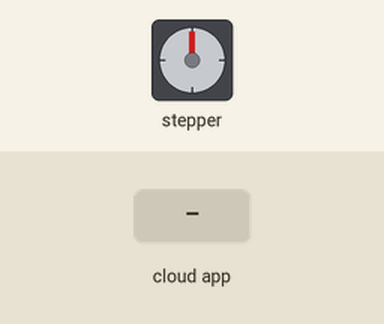
A sketch run on a simulated Arduino Uno, built with avr-gcc and run on an emulated ATmega328P. Parts: stepper motor. Wiring (inferred from the names in the program): stepper motor driver (200 steps per turn assumed): step pin 9; direction pin 8. Inputs (shaded band) come from the test bench. The ROS host is connected and sends only what is stated.

Above: at 1.2 s.
1.3 s: the phone or cloud app sets motor to 45
At 2.5 s:
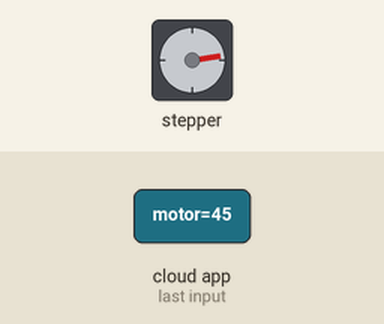
2.8 s: the phone or cloud app sets motor to 90
At 4.0 s:
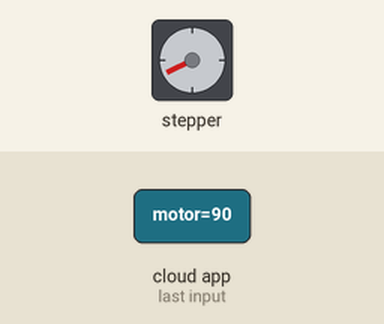
4.3 s: the phone or cloud app sets motor to 180
At 5.1 s:
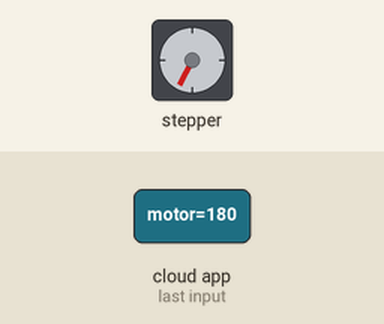
5.9 s: the phone or cloud app sets motor to 45
At 7.3 s:
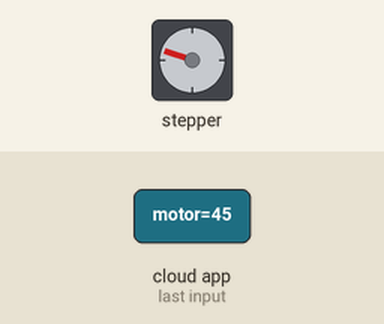
Timing chart, 0 to 8.4 s (numbered marks = the images above; inputs shaded):
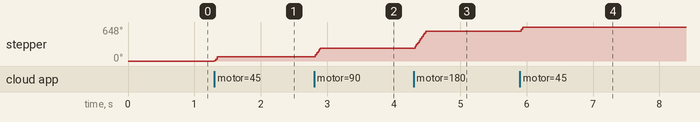

The sketch:

step.ino
```cpp
// defines pins numbers
const int stepPin = 9;
const int dirPin = 8;
#include <ros.h>

#include <SoftwareSerial.h>
#include <std_msgs/Int32.h>

ros::NodeHandle nh;

void servoC(const std_msgs::Int32& cmd_msg){

    digitalWrite(dirPin,HIGH); // Enables the motor to move in a particular direction
  // Makes 200 pulses for making one full cycle rotation
  for(int x = 0; x < int(cmd_msg.data); x++) {
    digitalWrite(stepPin,HIGH);
    delayMicroseconds(500);
    digitalWrite(stepPin,LOW);
    delayMicroseconds(500);
  }
  // One second delay

 delay(1000);

 }

ros::Subscriber<std_msgs::Int32> sub("motor",servoC);

void setup() {
  // Sets the two pins as Outputs
  pinMode(stepPin,OUTPUT);
  pinMode(dirPin,OUTPUT);
  nh.initNode();
  nh.subscribe(sub);
}
void loop() {

  nh.spinOnce();
delay(1);
}
```

Measured:
- after the input at 1.3 s, stepper: turns 81° clockwise, starting at once
- after the input at 2.8 s, stepper: turns 162° clockwise, starting at once
- after the input at 4.3 s, stepper: turns 324° clockwise in 0.18 s, starting at once
- after the input at 5.9 s, stepper: turns 81° clockwise, starting at once
